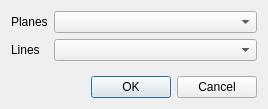
<?xml version="1.0" encoding="UTF-8"?>
<ui version="4.0">
 <class>Dialog</class>
 <widget class="QDialog" name="Dialog">
  <property name="geometry">
   <rect>
    <x>0</x>
    <y>0</y>
    <width>268</width>
    <height>109</height>
   </rect>
  </property>
  <property name="windowTitle">
   <string>Build Fault Data Item</string>
  </property>
  <layout class="QVBoxLayout" name="verticalLayout">
   <item>
    <layout class="QFormLayout" name="formLayout">
     <item row="0" column="0">
      <widget class="QLabel" name="label">
       <property name="text">
        <string>Planes</string>
       </property>
      </widget>
     </item>
     <item row="0" column="1">
      <widget class="QComboBox" name="A"/>
     </item>
     <item row="1" column="0">
      <widget class="QLabel" name="label_2">
       <property name="text">
        <string>Lines</string>
       </property>
      </widget>
     </item>
     <item row="1" column="1">
      <widget class="QComboBox" name="B"/>
     </item>
    </layout>
   </item>
   <item>
    <spacer name="verticalSpacer">
     <property name="orientation">
      <enum>Qt::Vertical</enum>
     </property>
     <property name="sizeHint" stdset="0">
      <size>
       <width>20</width>
       <height>11</height>
      </size>
     </property>
    </spacer>
   </item>
   <item>
    <layout class="QHBoxLayout" name="horizontalLayout_2">
     <item>
      <spacer name="horizontalSpacer">
       <property name="orientation">
        <enum>Qt::Horizontal</enum>
       </property>
       <property name="sizeHint" stdset="0">
        <size>
         <width>40</width>
         <height>20</height>
        </size>
       </property>
      </spacer>
     </item>
     <item>
      <widget class="QPushButton" name="ok_button">
       <property name="text">
        <string>OK</string>
       </property>
      </widget>
     </item>
     <item>
      <widget class="QPushButton" name="cancel_button">
       <property name="text">
        <string>Cancel</string>
       </property>
      </widget>
     </item>
    </layout>
   </item>
  </layout>
 </widget>
 <resources/>
 <connections>
  <connection>
   <sender>ok_button</sender>
   <signal>clicked()</signal>
   <receiver>Dialog</receiver>
   <slot>accept()</slot>
   <hints>
    <hint type="sourcelabel">
     <x>156</x>
     <y>152</y>
    </hint>
    <hint type="destinationlabel">
     <x>142</x>
     <y>86</y>
    </hint>
   </hints>
  </connection>
  <connection>
   <sender>cancel_button</sender>
   <signal>clicked()</signal>
   <receiver>Dialog</receiver>
   <slot>reject()</slot>
   <hints>
    <hint type="sourcelabel">
     <x>237</x>
     <y>152</y>
    </hint>
    <hint type="destinationlabel">
     <x>142</x>
     <y>86</y>
    </hint>
   </hints>
  </connection>
 </connections>
</ui>
